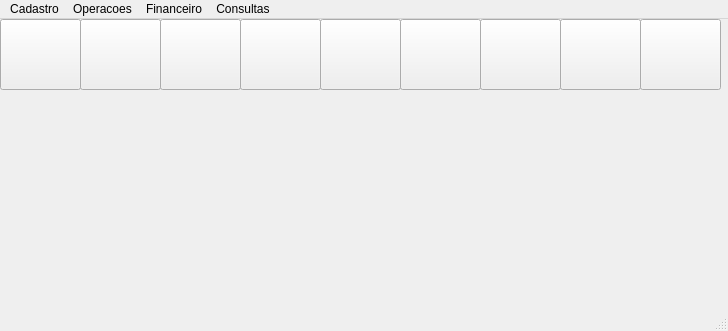
<?xml version="1.0" encoding="UTF-8"?>
<ui version="4.0">
 <class>MainWindow</class>
 <widget class="QMainWindow" name="MainWindow">
  <property name="geometry">
   <rect>
    <x>0</x>
    <y>0</y>
    <width>728</width>
    <height>331</height>
   </rect>
  </property>
  <property name="windowTitle">
   <string>MainWindow</string>
  </property>
  <widget class="QWidget" name="centralwidget">
   <widget class="QLabel" name="lb_logoEmpresa">
    <property name="geometry">
     <rect>
      <x>150</x>
      <y>130</y>
      <width>391</width>
      <height>191</height>
     </rect>
    </property>
    <property name="whatsThis">
     <string>&lt;html&gt;&lt;head/&gt;&lt;body&gt;&lt;p align=&quot;center&quot;&gt;&lt;br/&gt;&lt;/p&gt;&lt;/body&gt;&lt;/html&gt;</string>
    </property>
    <property name="styleSheet">
     <string notr="true">
background-image: url(:/icons/icons/logo_empresa_original.png);</string>
    </property>
    <property name="text">
     <string>&lt;html&gt;&lt;head/&gt;&lt;body&gt;&lt;p align=&quot;center&quot;&gt;&lt;br/&gt;&lt;/p&gt;&lt;/body&gt;&lt;/html&gt;</string>
    </property>
   </widget>
   <widget class="QPushButton" name="bt_cliente">
    <property name="geometry">
     <rect>
      <x>0</x>
      <y>0</y>
      <width>81</width>
      <height>71</height>
     </rect>
    </property>
    <property name="minimumSize">
     <size>
      <width>60</width>
      <height>30</height>
     </size>
    </property>
    <property name="cursor">
     <cursorShape>PointingHandCursor</cursorShape>
    </property>
    <property name="text">
     <string/>
    </property>
    <property name="icon">
     <iconset resource="icon.qrc">
      <normaloff>:/icons/icons/cliente.png</normaloff>:/icons/icons/cliente.png</iconset>
    </property>
    <property name="iconSize">
     <size>
      <width>60</width>
      <height>60</height>
     </size>
    </property>
   </widget>
   <widget class="QPushButton" name="bt_fornecedor">
    <property name="geometry">
     <rect>
      <x>80</x>
      <y>0</y>
      <width>81</width>
      <height>71</height>
     </rect>
    </property>
    <property name="minimumSize">
     <size>
      <width>60</width>
      <height>30</height>
     </size>
    </property>
    <property name="cursor">
     <cursorShape>PointingHandCursor</cursorShape>
    </property>
    <property name="text">
     <string/>
    </property>
    <property name="icon">
     <iconset resource="icon.qrc">
      <normaloff>:/icons/icons/fornecedor.png</normaloff>:/icons/icons/fornecedor.png</iconset>
    </property>
    <property name="iconSize">
     <size>
      <width>60</width>
      <height>60</height>
     </size>
    </property>
   </widget>
   <widget class="QPushButton" name="bt_produtos">
    <property name="geometry">
     <rect>
      <x>160</x>
      <y>0</y>
      <width>81</width>
      <height>71</height>
     </rect>
    </property>
    <property name="minimumSize">
     <size>
      <width>60</width>
      <height>30</height>
     </size>
    </property>
    <property name="cursor">
     <cursorShape>PointingHandCursor</cursorShape>
    </property>
    <property name="text">
     <string/>
    </property>
    <property name="icon">
     <iconset resource="icon.qrc">
      <normaloff>:/icons/icons/produtos.png</normaloff>:/icons/icons/produtos.png</iconset>
    </property>
    <property name="iconSize">
     <size>
      <width>60</width>
      <height>60</height>
     </size>
    </property>
   </widget>
   <widget class="QPushButton" name="bt_vendas">
    <property name="geometry">
     <rect>
      <x>240</x>
      <y>0</y>
      <width>81</width>
      <height>71</height>
     </rect>
    </property>
    <property name="minimumSize">
     <size>
      <width>60</width>
      <height>30</height>
     </size>
    </property>
    <property name="cursor">
     <cursorShape>PointingHandCursor</cursorShape>
    </property>
    <property name="text">
     <string/>
    </property>
    <property name="icon">
     <iconset resource="icon.qrc">
      <normaloff>:/icons/icons/venda.png</normaloff>:/icons/icons/venda.png</iconset>
    </property>
    <property name="iconSize">
     <size>
      <width>60</width>
      <height>60</height>
     </size>
    </property>
   </widget>
   <widget class="QPushButton" name="bt_pagar">
    <property name="geometry">
     <rect>
      <x>320</x>
      <y>0</y>
      <width>81</width>
      <height>71</height>
     </rect>
    </property>
    <property name="minimumSize">
     <size>
      <width>60</width>
      <height>30</height>
     </size>
    </property>
    <property name="cursor">
     <cursorShape>PointingHandCursor</cursorShape>
    </property>
    <property name="text">
     <string/>
    </property>
    <property name="icon">
     <iconset resource="icon.qrc">
      <normaloff>:/icons/icons/contasPagar.png</normaloff>:/icons/icons/contasPagar.png</iconset>
    </property>
    <property name="iconSize">
     <size>
      <width>60</width>
      <height>60</height>
     </size>
    </property>
   </widget>
   <widget class="QPushButton" name="bt_bancos">
    <property name="geometry">
     <rect>
      <x>400</x>
      <y>0</y>
      <width>81</width>
      <height>71</height>
     </rect>
    </property>
    <property name="minimumSize">
     <size>
      <width>60</width>
      <height>30</height>
     </size>
    </property>
    <property name="cursor">
     <cursorShape>PointingHandCursor</cursorShape>
    </property>
    <property name="text">
     <string/>
    </property>
    <property name="icon">
     <iconset resource="icon.qrc">
      <normaloff>:/icons/icons/banco.png</normaloff>:/icons/icons/banco.png</iconset>
    </property>
    <property name="iconSize">
     <size>
      <width>60</width>
      <height>60</height>
     </size>
    </property>
   </widget>
   <widget class="QPushButton" name="bt_receber">
    <property name="geometry">
     <rect>
      <x>480</x>
      <y>0</y>
      <width>81</width>
      <height>71</height>
     </rect>
    </property>
    <property name="minimumSize">
     <size>
      <width>60</width>
      <height>30</height>
     </size>
    </property>
    <property name="cursor">
     <cursorShape>PointingHandCursor</cursorShape>
    </property>
    <property name="text">
     <string/>
    </property>
    <property name="icon">
     <iconset resource="icon.qrc">
      <normaloff>:/icons/icons/receber.png</normaloff>:/icons/icons/receber.png</iconset>
    </property>
    <property name="iconSize">
     <size>
      <width>60</width>
      <height>60</height>
     </size>
    </property>
   </widget>
   <widget class="QPushButton" name="bt_caixa">
    <property name="geometry">
     <rect>
      <x>560</x>
      <y>0</y>
      <width>81</width>
      <height>71</height>
     </rect>
    </property>
    <property name="minimumSize">
     <size>
      <width>60</width>
      <height>30</height>
     </size>
    </property>
    <property name="cursor">
     <cursorShape>PointingHandCursor</cursorShape>
    </property>
    <property name="text">
     <string/>
    </property>
    <property name="icon">
     <iconset resource="icon.qrc">
      <normaloff>:/icons/icons/caixa.png</normaloff>:/icons/icons/caixa.png</iconset>
    </property>
    <property name="iconSize">
     <size>
      <width>60</width>
      <height>60</height>
     </size>
    </property>
   </widget>
   <widget class="QPushButton" name="bt_sair">
    <property name="geometry">
     <rect>
      <x>640</x>
      <y>0</y>
      <width>81</width>
      <height>71</height>
     </rect>
    </property>
    <property name="minimumSize">
     <size>
      <width>60</width>
      <height>30</height>
     </size>
    </property>
    <property name="cursor">
     <cursorShape>PointingHandCursor</cursorShape>
    </property>
    <property name="text">
     <string/>
    </property>
    <property name="icon">
     <iconset resource="icon.qrc">
      <normaloff>:/icons/icons/sair.png</normaloff>:/icons/icons/sair.png</iconset>
    </property>
    <property name="iconSize">
     <size>
      <width>60</width>
      <height>60</height>
     </size>
    </property>
   </widget>
  </widget>
  <widget class="QMenuBar" name="menubar">
   <property name="geometry">
    <rect>
     <x>0</x>
     <y>0</y>
     <width>728</width>
     <height>26</height>
    </rect>
   </property>
   <widget class="QMenu" name="menuCadastro">
    <property name="title">
     <string>Cadastro</string>
    </property>
    <addaction name="actionCliente"/>
    <addaction name="actionFornecedor"/>
    <addaction name="actionUsuario"/>
   </widget>
   <widget class="QMenu" name="menuOperacoes">
    <property name="title">
     <string>Operacoes</string>
    </property>
    <widget class="QMenu" name="menuSaida_de_produtos">
     <property name="title">
      <string>Saida de produtos</string>
     </property>
     <addaction name="actionVenda"/>
     <addaction name="actionConsumo_de_produtos"/>
    </widget>
    <widget class="QMenu" name="menuEstoque">
     <property name="title">
      <string>Estoque</string>
     </property>
     <addaction name="actionSaldo"/>
    </widget>
    <widget class="QMenu" name="menuCompras">
     <property name="title">
      <string>Compras</string>
     </property>
     <addaction name="actionCompra"/>
     <addaction name="actionPedido"/>
     <addaction name="actionCancelar"/>
    </widget>
    <addaction name="menuSaida_de_produtos"/>
    <addaction name="menuEstoque"/>
    <addaction name="menuCompras"/>
   </widget>
   <widget class="QMenu" name="menuFinanceiro">
    <property name="title">
     <string>Financeiro</string>
    </property>
    <addaction name="actionCaixa"/>
    <addaction name="actionBancos"/>
    <addaction name="actionCantas_pagar"/>
    <addaction name="actionContas_Receber"/>
    <addaction name="actionContas_Recebidas"/>
   </widget>
   <widget class="QMenu" name="menuConsultas">
    <property name="title">
     <string>Consultas</string>
    </property>
    <widget class="QMenu" name="menuVendas">
     <property name="title">
      <string>Vendas</string>
     </property>
     <addaction name="actionGeral"/>
     <addaction name="actionResumido"/>
    </widget>
    <widget class="QMenu" name="menuConsumo">
     <property name="title">
      <string>Consumo</string>
     </property>
     <addaction name="actionGeral_2"/>
     <addaction name="actionResumo"/>
    </widget>
    <addaction name="menuVendas"/>
    <addaction name="menuConsumo"/>
   </widget>
   <addaction name="menuCadastro"/>
   <addaction name="menuOperacoes"/>
   <addaction name="menuFinanceiro"/>
   <addaction name="menuConsultas"/>
  </widget>
  <widget class="QStatusBar" name="statusbar"/>
  <action name="actionCliente">
   <property name="text">
    <string>Cliente</string>
   </property>
  </action>
  <action name="actionFornecedor">
   <property name="text">
    <string>Fornecedor</string>
   </property>
  </action>
  <action name="actionUsuario">
   <property name="text">
    <string>Usuario</string>
   </property>
  </action>
  <action name="actionVenda">
   <property name="text">
    <string>Venda</string>
   </property>
  </action>
  <action name="actionConsumo_de_produtos">
   <property name="text">
    <string>Consumo de produtos</string>
   </property>
  </action>
  <action name="actionSaldo">
   <property name="text">
    <string>Saldo</string>
   </property>
  </action>
  <action name="actionCompra">
   <property name="text">
    <string>Compra</string>
   </property>
  </action>
  <action name="actionPedido">
   <property name="text">
    <string>Pedido</string>
   </property>
  </action>
  <action name="actionCancelar">
   <property name="text">
    <string>Cancelar</string>
   </property>
  </action>
  <action name="actionCaixa">
   <property name="text">
    <string>Caixa</string>
   </property>
  </action>
  <action name="actionBancos">
   <property name="text">
    <string>Bancos</string>
   </property>
  </action>
  <action name="actionCantas_pagar">
   <property name="text">
    <string>Cantas pagar</string>
   </property>
  </action>
  <action name="actionContas_Receber">
   <property name="text">
    <string>Contas Receber</string>
   </property>
  </action>
  <action name="actionContas_Recebidas">
   <property name="text">
    <string>Contas Recebidas</string>
   </property>
  </action>
  <action name="actionGeral">
   <property name="text">
    <string>Geral</string>
   </property>
  </action>
  <action name="actionResumido">
   <property name="text">
    <string>Resumido</string>
   </property>
  </action>
  <action name="actionGeral_2">
   <property name="text">
    <string>Geral</string>
   </property>
  </action>
  <action name="actionResumo">
   <property name="text">
    <string>Resumo</string>
   </property>
  </action>
 </widget>
 <resources>
  <include location="icon.qrc"/>
 </resources>
 <connections/>
</ui>
